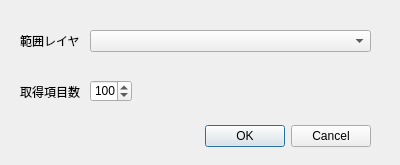
<?xml version="1.0" encoding="UTF-8"?>
<ui version="4.0">
 <class>PediaLayerDialogBase</class>
 <widget class="QDialog" name="PediaLayerDialogBase">
  <property name="geometry">
   <rect>
    <x>0</x>
    <y>0</y>
    <width>400</width>
    <height>165</height>
   </rect>
  </property>
  <property name="windowTitle">
   <string>Pedia Layer</string>
  </property>
  <widget class="QDialogButtonBox" name="button_box">
   <property name="geometry">
    <rect>
     <x>30</x>
     <y>120</y>
     <width>341</width>
     <height>32</height>
    </rect>
   </property>
   <property name="orientation">
    <enum>Qt::Horizontal</enum>
   </property>
   <property name="standardButtons">
    <set>QDialogButtonBox::Cancel|QDialogButtonBox::Ok</set>
   </property>
  </widget>
  <widget class="QComboBox" name="comboBox">
   <property name="geometry">
    <rect>
     <x>90</x>
     <y>30</y>
     <width>281</width>
     <height>22</height>
    </rect>
   </property>
  </widget>
  <widget class="QLabel" name="label">
   <property name="geometry">
    <rect>
     <x>20</x>
     <y>30</y>
     <width>61</width>
     <height>21</height>
    </rect>
   </property>
   <property name="text">
    <string>範囲レイヤ</string>
   </property>
  </widget>
  <widget class="QSpinBox" name="spinBox">
   <property name="geometry">
    <rect>
     <x>90</x>
     <y>80</y>
     <width>42</width>
     <height>22</height>
    </rect>
   </property>
   <property name="minimum">
    <number>1</number>
   </property>
   <property name="maximum">
    <number>999</number>
   </property>
   <property name="value">
    <number>100</number>
   </property>
  </widget>
  <widget class="QLabel" name="label_2">
   <property name="geometry">
    <rect>
     <x>20</x>
     <y>82</y>
     <width>61</width>
     <height>20</height>
    </rect>
   </property>
   <property name="text">
    <string>取得項目数</string>
   </property>
  </widget>
 </widget>
 <resources/>
 <connections>
  <connection>
   <sender>button_box</sender>
   <signal>accepted()</signal>
   <receiver>PediaLayerDialogBase</receiver>
   <slot>accept()</slot>
   <hints>
    <hint type="sourcelabel">
     <x>20</x>
     <y>20</y>
    </hint>
    <hint type="destinationlabel">
     <x>20</x>
     <y>20</y>
    </hint>
   </hints>
  </connection>
  <connection>
   <sender>button_box</sender>
   <signal>rejected()</signal>
   <receiver>PediaLayerDialogBase</receiver>
   <slot>reject()</slot>
   <hints>
    <hint type="sourcelabel">
     <x>20</x>
     <y>20</y>
    </hint>
    <hint type="destinationlabel">
     <x>20</x>
     <y>20</y>
    </hint>
   </hints>
  </connection>
 </connections>
</ui>
